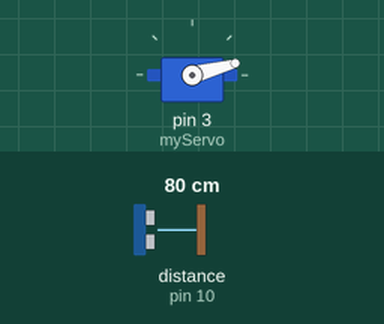
Simulated run of this sketch. Board: Arduino Uno, built with avr-gcc and run on an emulated ATmega328P. Parts: servo. Wiring (inferred from the names in the program): ultrasonic range finder: trigger pin 9; echo pin 10. The inputs (shaded band) are chosen by the test bench; at power-on: distance to the obstacle (sensor on pin 10) 80 cm. The echo pulse lasts 58.3 µs per cm; what the sketch prints to the serial monitor is not drawn.

Above: at 0.01 s.
1.3 s: distance to the obstacle (sensor on pin 10) set to 2 cm
At 1.8 s:
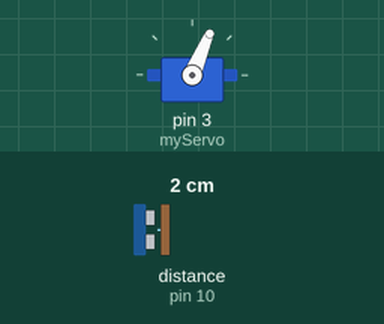
4.3 s: distance to the obstacle (sensor on pin 10) set to 299 cm
At 5.17 s:
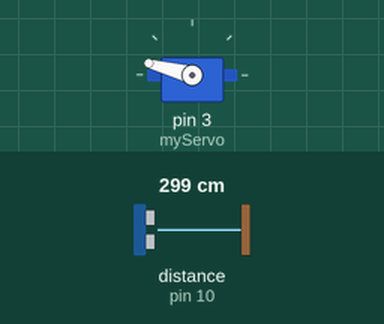
7.3 s: distance to the obstacle (sensor on pin 10) set to 4 cm
At 7.9 s:
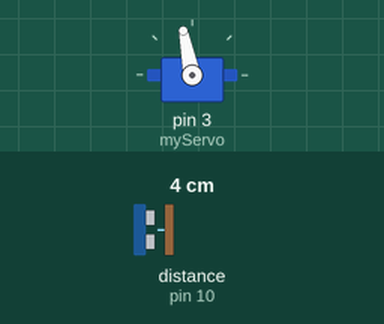
10.3 s: distance to the obstacle (sensor on pin 10) set to 35 cm
Timing chart, 0 to 14.3 s (numbered marks = the images above; inputs shaded):
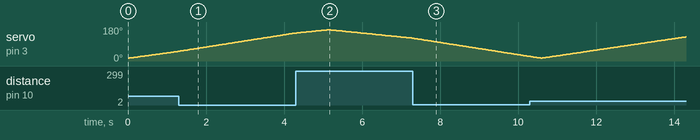

The sketch:

radarduino.ino
```cpp
// petit projet arduino radar

// IMPORT LE MODULE SERVO.h
#include <Servo.h>.
// Sensor associer les capteur ultra son emeteur et le recepteur
const int trigPin = 9;
const int echoPin = 10;
// Variables pour la duree aet la distance
long duration;
int distance;
Servo myServo; // cration de l'objet servo pour controler le servo moteur
void setup() {
  pinMode(trigPin, OUTPUT); // mettre l'emeteur comme sortie
  pinMode(echoPin, INPUT); // mettre le recepeteur comme sortie
  Serial.begin(9600);
  myServo.attach(3); // on met le servo moteur sur la sortie 3
}
void loop() {
  // tourner le servo moteur de 15 a 165 degres
  for(int i=15;i<=165;i++){
  myServo.write(i);
  delay(30);
  distance = calculateDistance();// appelle la fonction de calcul de distance mesuré par les capteurs ultrasons pour chaque degres

  Serial.print(i); // envoyer le degres courant au port series
  Serial.print(","); //
  Serial.print(distance); // envoyer la valeur de la distance au port series degres
  Serial.print("."); //
  }
  // on repete l operation dans l'autre sens de 165 a 15
  for(int i=165;i>15;i--){
  myServo.write(i);
  delay(30);
  distance = calculateDistance();
  Serial.print(i);
  Serial.print(",");
  Serial.print(distance);
  Serial.print(".");
  }
}

//fonction pour calculer la distance mesuree par les capteurs ultrason

int calculateDistance(){

  digitalWrite(trigPin, LOW);
  delayMicroseconds(2);

  //mettre le trigpin a un pour 10ms

  digitalWrite(trigPin, HIGH);
  delayMicroseconds(10);
  digitalWrite(trigPin, LOW);
  duration = pulseIn(echoPin, HIGH); //  lis  echoPin, retourne le temps du voyage de l onde sonore  en milliseconde
  distance= duration*0.034/2;        // il est bien evident quue la distance = 0.5*duree *0.034 ( vitesse du 340m la seconde
  return distance;
}
```
